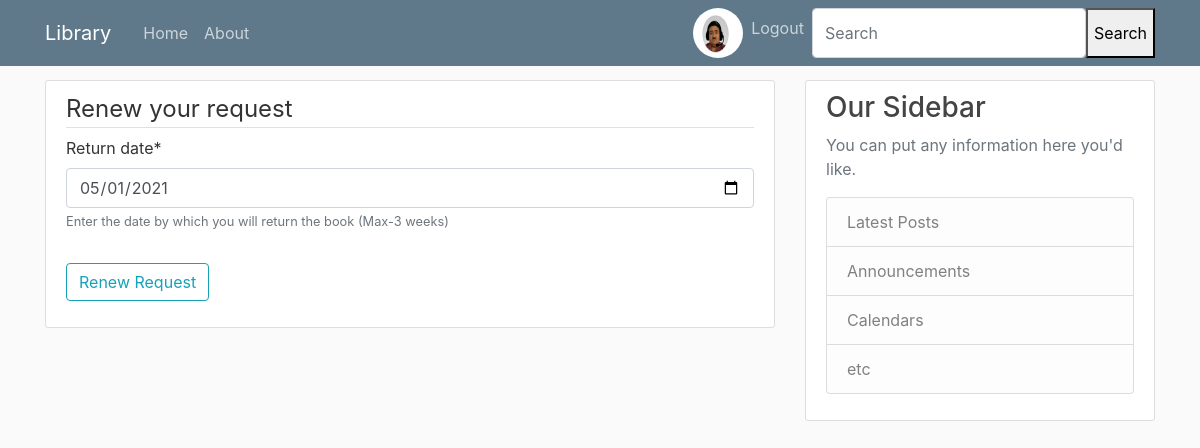
Page /request/8/renew/ (signed in) on the earlier database version.
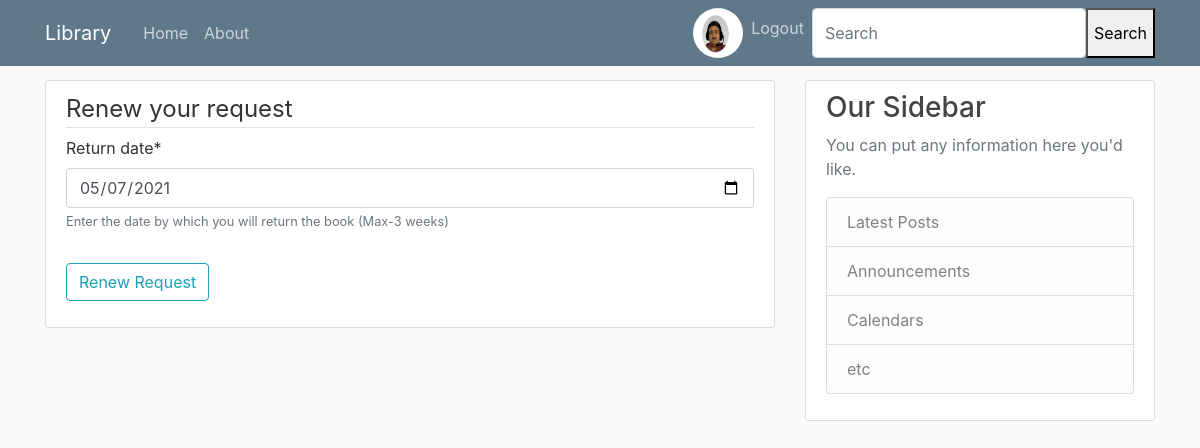
Same page on the later database version.
### books/models.py (models this page shows, shortened)
class request_detail(models.Model):
    book_detail = models.ForeignKey(Book, on_delete=models.CASCADE)
    requested_by = models.ForeignKey(User, on_delete=models.CASCADE)
    return_date = models.DateField(default=timezone.now()+datetime.timedelta(days=7))
    request_status = models.CharField(max_length=15, default = 'Pending')

### books/views.py (the view)
# urls.py: path('request/<int:pk>/renew/', views.RenewRequestView.as_view(), name='renew-request'),
class RenewRequestView(LoginRequiredMixin, UserPassesTestMixin, UpdateView):
    model = request_detail
    form_class = RequestPeriodForm
    template_name = 'books/renew_request.html'
    context_object_name = 'form'
    def test_func(self):
        current_request = request_detail.objects.filter(id=self.kwargs.get('pk'))[0]
        current_user= self.request.user
        if current_user.has_perm('books.change_book'):
            return False
        else:
            if current_request.book_detail.available==False:
                current_request.request_status='Pending for renewal'
                return True
            else:
                return HttpResponse('<h2>You cannot return a book you do not have!</h2>')

### books/forms.py
class RequestPeriodForm(forms.ModelForm):
    class Meta:
        model = request_detail
        fields = ['return_date']
        widgets = {
            'return_date': DateInput(),
        }
        help_texts = {
            'return_date': 'Enter the date by which you will return the book (Max-3 weeks)',
        }

### books/templates/books/renew_request.html (shortened to what this page needs)
{% extends "books/base.html" %}
{% load crispy_forms_tags %}
{% block content %}
    <div class="content-section">
    <form action="" method="POST">
        <fieldset class="form-group">
    <legend class="border-bottom" mb-4>
        Renew your request
    </legend>
            {{ form|crispy }}
        </fieldset>
        <div class="form-group">
            <button class="btn btn-outline-info" type="submit">Renew Request</button>
        </div>
    </form>
    </div>
{% endblock content %}

Differences in the rows shown:
changed request_detail: return_date "05/01/2021" → "05/07/2021"
